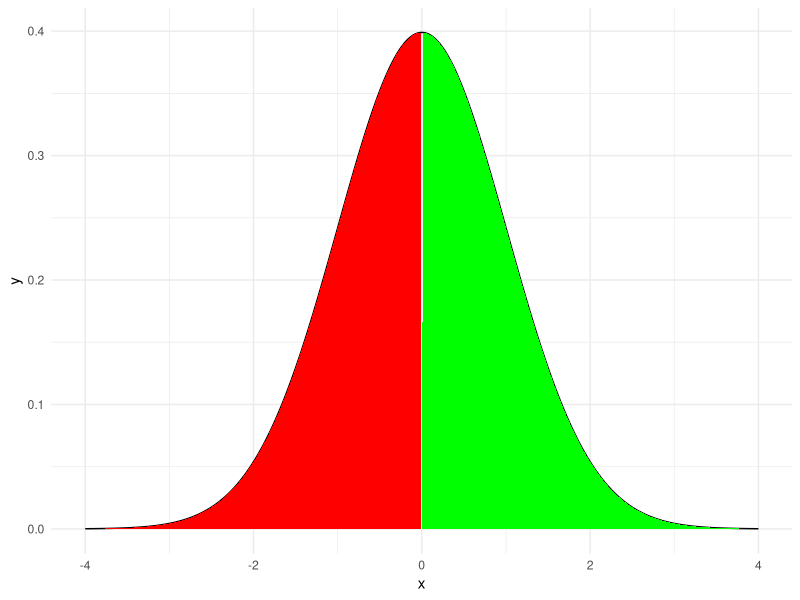

Write R code to recreate this figure.
library(ggplot2)

# Define the range of x values
x <- seq(-4, 4, by = 0.01)

# Define the normal distribution
y <- dnorm(x, mean = 0, sd = 1)

# create dataframe
df <- data.frame(x, y)

# Create the plot
ggplot(df, aes(x = x, y = y)) +
  geom_line() +
  geom_area(data = subset(df, x < 0), fill = 'red') +
  geom_area(data = subset(df, x > 0), fill = 'green') +
  theme_minimal()
